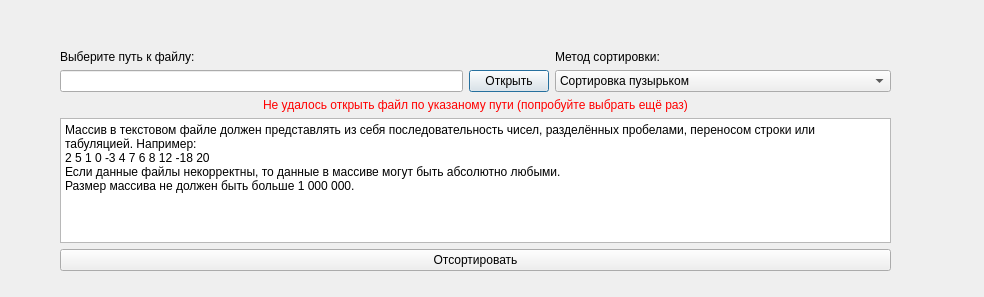
<?xml version="1.0" encoding="UTF-8"?>
<ui version="4.0">
 <class>custom</class>
 <widget class="QDialog" name="custom">
  <property name="geometry">
   <rect>
    <x>0</x>
    <y>0</y>
    <width>984</width>
    <height>297</height>
   </rect>
  </property>
  <property name="windowTitle">
   <string>Сортировка последовательности</string>
  </property>
  <property name="windowIcon">
   <iconset>
    <normaloff>e5da578c907f5b2d6f242cdf3f2d3c5a.ico</normaloff>e5da578c907f5b2d6f242cdf3f2d3c5a.ico</iconset>
  </property>
  <property name="styleSheet">
   <string notr="true"/>
  </property>
  <widget class="QWidget" name="verticalLayoutWidget_3">
   <property name="geometry">
    <rect>
     <x>60</x>
     <y>50</y>
     <width>831</width>
     <height>221</height>
    </rect>
   </property>
   <layout class="QVBoxLayout" name="verticalLayout_3">
    <item>
     <layout class="QHBoxLayout" name="horizontalLayout_3">
      <item>
       <layout class="QVBoxLayout" name="verticalLayout">
        <item>
         <widget class="QLabel" name="label_2">
          <property name="text">
           <string>Выберите путь к файлу:</string>
          </property>
         </widget>
        </item>
        <item>
         <layout class="QHBoxLayout" name="horizontalLayout_2">
          <item>
           <widget class="QLineEdit" name="lineEdit"/>
          </item>
          <item>
           <widget class="QPushButton" name="openButton">
            <property name="text">
             <string>Открыть</string>
            </property>
           </widget>
          </item>
         </layout>
        </item>
       </layout>
      </item>
      <item>
       <layout class="QVBoxLayout" name="verticalLayout_2">
        <item>
         <widget class="QLabel" name="label">
          <property name="text">
           <string>Метод сортировки:</string>
          </property>
         </widget>
        </item>
        <item>
         <widget class="QComboBox" name="comboBox">
          <item>
           <property name="text">
            <string>Сортировка пузырьком</string>
           </property>
          </item>
          <item>
           <property name="text">
            <string>Шейкерная сортировка</string>
           </property>
          </item>
          <item>
           <property name="text">
            <string>Сортировка вставками</string>
           </property>
          </item>
          <item>
           <property name="text">
            <string>Сортировка выбором</string>
           </property>
          </item>
          <item>
           <property name="text">
            <string>Сортировка подсчётом</string>
           </property>
          </item>
          <item>
           <property name="text">
            <string>Сортировка двоичными вставками</string>
           </property>
          </item>
          <item>
           <property name="text">
            <string>Двусторонняя сортировка выбором</string>
           </property>
          </item>
          <item>
           <property name="text">
            <string>Сортировка с помощью выбора из дерева</string>
           </property>
          </item>
          <item>
           <property name="text">
            <string>Сортировка слиянием</string>
           </property>
          </item>
          <item>
           <property name="text">
            <string>Быстрая сортировка</string>
           </property>
          </item>
          <item>
           <property name="text">
            <string>Сортировка Шелла</string>
           </property>
          </item>
          <item>
           <property name="text">
            <string>Сортировка Шелла (последовательность Пратта)</string>
           </property>
          </item>
          <item>
           <property name="text">
            <string>Сортировка Шелла (последовательность Седжвика</string>
           </property>
          </item>
          <item>
           <property name="text">
            <string>Сортировка Шелла (последовательность Хиббарда)</string>
           </property>
          </item>
          <item>
           <property name="text">
            <string>Сортировка Шелла (последовательность Фибоначчи)</string>
           </property>
          </item>
         </widget>
        </item>
       </layout>
      </item>
     </layout>
    </item>
    <item>
     <widget class="QLabel" name="warningLabel">
      <property name="enabled">
       <bool>true</bool>
      </property>
      <property name="styleSheet">
       <string notr="true">color: rgb(255, 0, 0);
</string>
      </property>
      <property name="text">
       <string>Не удалось открыть файл по указаному пути (попробуйте выбрать ещё раз)</string>
      </property>
      <property name="alignment">
       <set>Qt::AlignCenter</set>
      </property>
     </widget>
    </item>
    <item>
     <widget class="QTextBrowser" name="textBrowser">
      <property name="html">
       <string>&lt;!DOCTYPE HTML PUBLIC &quot;-//W3C//DTD HTML 4.0//EN&quot; &quot;http://www.w3.org/TR/REC-html40/strict.dtd&quot;&gt;
&lt;html&gt;&lt;head&gt;&lt;meta name=&quot;qrichtext&quot; content=&quot;1&quot; /&gt;&lt;meta charset=&quot;utf-8&quot; /&gt;&lt;style type=&quot;text/css&quot;&gt;
p, li { white-space: pre-wrap; }
hr { height: 1px; border-width: 0; }
&lt;/style&gt;&lt;/head&gt;&lt;body style=&quot; font-family:'Segoe UI'; font-size:9pt; font-weight:400; font-style:normal;&quot;&gt;
&lt;p style=&quot; margin-top:0px; margin-bottom:0px; margin-left:0px; margin-right:0px; -qt-block-indent:0; text-indent:0px;&quot;&gt;Массив в текстовом файле должен представлять из себя последовательность чисел, разделённых пробелами, переносом строки или табуляцией. Например:&lt;/p&gt;
&lt;p style=&quot; margin-top:0px; margin-bottom:0px; margin-left:0px; margin-right:0px; -qt-block-indent:0; text-indent:0px;&quot;&gt;2 5 1 0 -3 4 7 6 8 12 -18 20&lt;/p&gt;
&lt;p style=&quot; margin-top:0px; margin-bottom:0px; margin-left:0px; margin-right:0px; -qt-block-indent:0; text-indent:0px;&quot;&gt;Если данные файлы некорректны, то данные в массиве могут быть абсолютно любыми.&lt;/p&gt;
&lt;p style=&quot; margin-top:0px; margin-bottom:0px; margin-left:0px; margin-right:0px; -qt-block-indent:0; text-indent:0px;&quot;&gt;Размер массива не должен быть больше 1 000 000.&lt;/p&gt;&lt;/body&gt;&lt;/html&gt;</string>
      </property>
     </widget>
    </item>
    <item>
     <widget class="QPushButton" name="sortButton">
      <property name="text">
       <string>Отсортировать</string>
      </property>
     </widget>
    </item>
   </layout>
  </widget>
 </widget>
 <resources/>
 <connections/>
</ui>
